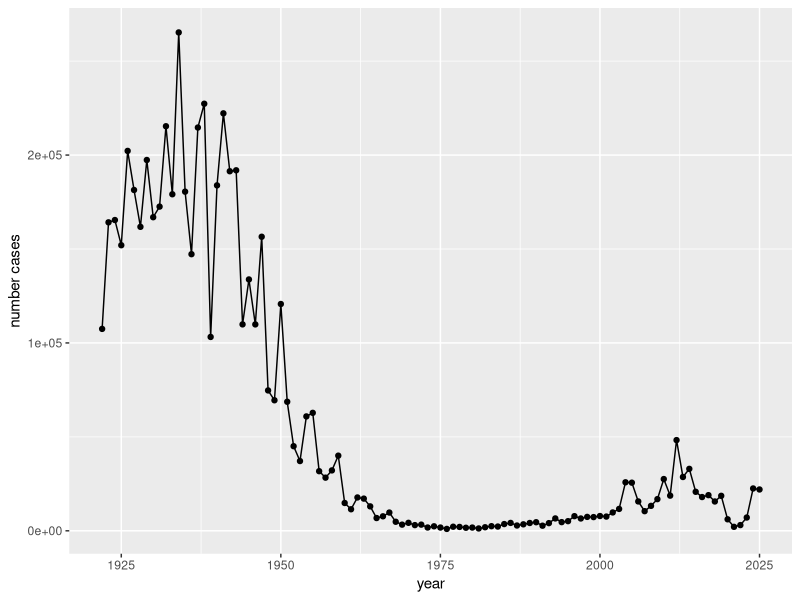
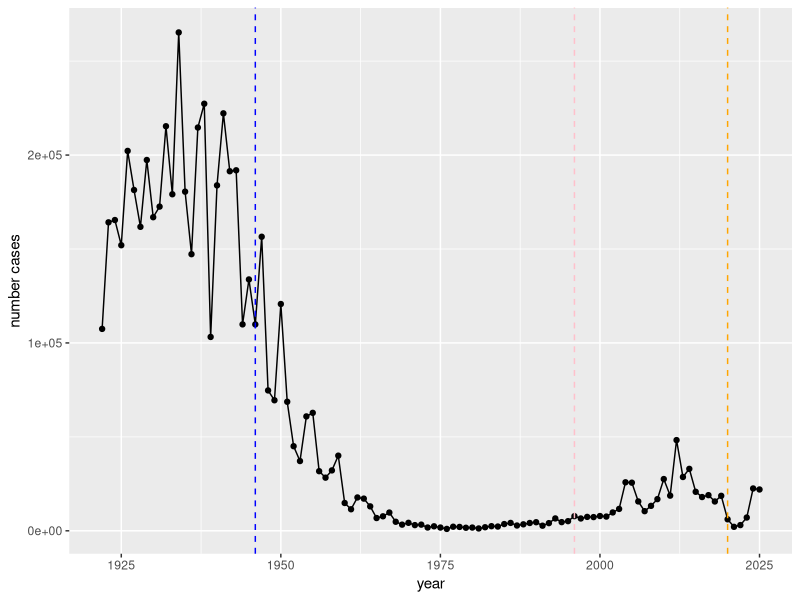

The R script that drew these images, in order: (Note: this script raises an error after producing the figures.)
## ---- chunk 1
cdc<- data.frame(
                                            Year = c(1922L,1923L,1924L,
                                                     1925L,1926L,1927L,1928L,
                                                     1929L,1930L,1931L,1932L,
                                                     1933L,1934L,1935L,1936L,
                                                     1937L,1938L,1939L,1940L,
                                                     1941L,1942L,1943L,1944L,
                                                     1945L,1946L,1947L,1948L,
                                                     1949L,1950L,1951L,
                                                     1952L,1953L,1954L,1955L,
                                                     1956L,1957L,1958L,1959L,
                                                     1960L,1961L,1962L,1963L,
                                                     1964L,1965L,1966L,1967L,
                                                     1968L,1969L,1970L,1971L,
                                                     1972L,1973L,1974L,1975L,
                                                     1976L,1977L,1978L,
                                                     1979L,1980L,1981L,1982L,
                                                     1983L,1984L,1985L,1986L,
                                                     1987L,1988L,1989L,1990L,
                                                     1991L,1992L,1993L,1994L,
                                                     1995L,1996L,1997L,1998L,
                                                     1999L,2000L,2001L,2002L,
                                                     2003L,2004L,2005L,
                                                     2006L,2007L,2008L,2009L,
                                                     2010L,2011L,2012L,2013L,
                                                     2014L,2015L,2016L,2017L,
                                                     2018L,2019L,2020L,2021L,
                                                     2022L,2023L, 2024L, 2025L),
                    No..Reported.Pertussis.Cases = c(107473,164191,165418,
                                                     152003,202210,181411,
                                                     161799,197371,166914,172559,
                                                     215343,179135,265269,
                                                     180518,147237,214652,
                                                     227319,103188,183866,222202,
                                                     191383,191890,109873,
                                                     133792,109860,156517,74715,
                                                     69479,120718,68687,
                                                     45030,37129,60886,62786,
                                                     31732,28295,32148,40005,
                                                     14809,11468,17749,17135,
                                                     13005,6799,7717,9718,
                                                     4810,3285,4249,3036,3287,
                                                     1759,2402,1738,1010,
                                                     2177,2063,1623,1730,1248,
                                                     1895,2463,2276,3589,
                                                     4195,2823,3450,4157,4570,
                                                     2719,4083,6586,4617,
                                                     5137,7796,6564,7405,7298,
                                                     7867,7580,9771,11647,
                                                     25827,25616,15632,10454,
                                                     13278,16858,27550,18719,
                                                     48277,28639,32971,20762,
                                                     17972,18975,15609,18617,
                                                     6124,2116,3044,7063, 22538, 21996)
                  )
## ---- chunk 2
library(ggplot2)
ggplot(cdc) +
  aes(Year, No..Reported.Pertussis.Cases) +
  geom_point() +
  geom_line() +
  labs(x="year", y="number cases")

## ---- chunk 3
ggplot(cdc) +
  aes(Year, No..Reported.Pertussis.Cases) +
  geom_point() +
  geom_line() +
  geom_vline(xintercept= 1946, col= "blue", lty =2)+
  geom_vline(xintercept= 1996, col= "pink", lty =2)+
  geom_vline(xintercept= 2020, col= "orange", lty =2)+
  labs(x="year", y="number cases")
## ---- chunk 4
library(jsonlite)
subject <- read_json("https://www.cmi-pb.org/api/subject", simplifyVector = TRUE) 
head(subject, 3)

## ---- chunk 5
table(subject$infancy_vac)

## ---- chunk 6
table(subject$biological_sex)
## ---- chunk 7
table(subject$race,subject$biological_sex) 
## ---- chunk 8
specimen <- read_json("https://www.cmi-pb.org/api/v5_1/specimen", simplifyVector = TRUE) 
titer <- read_json("https://www.cmi-pb.org/api/v5_1/plasma_ab_titer", simplifyVector = TRUE) 
head(specimen)
## ---- chunk 9
library(dplyr)
meta <- inner_join(subject, specimen)
dim(meta)
head(meta)
## ---- chunk 10
abdata <- inner_join(titer, meta)
dim(abdata)
## ---- chunk 11
table(abdata$isotype)
## ---- chunk 12
table(abdata$antigen)
## ---- chunk 13
table(abdata$dataset)
## ---- chunk 14
igg <- abdata %>% filter(isotype == "IgG")
head(igg)
## ---- chunk 15
ggplot(igg) +
  aes(MFI_normalised, antigen) +
  geom_boxplot() + 
    xlim(0,75) +
  facet_wrap(vars(visit), nrow=2)


## ---- chunk 16
igg %>% filter(visit != 8) %>%
ggplot() +
  aes(MFI_normalised, antigen, col=infancy_vac ) +
  geom_boxplot(show.legend = FALSE) + 
  xlim(0,75) +
  facet_wrap(vars(infancy_vac, visit), nrow=2)
## ---- chunk 17
ggplot(igg) +
  aes(MFI_normalised, antigen, col=infancy_vac ) +
  geom_boxplot(show.legend = FALSE) + 
  facet_wrap(vars(visit), nrow=2) +
  xlim(0,75) +
  theme_bw()
## ---- chunk 18
pt.igg.21<- igg |> filter (antigen == "PT",
                           dataset == "2021_dataset")

ggplot(pt.igg.21)+
  aes(planned_day_relative_to_boost, 
      MFI_normalised, 
      col=infancy_vac,
      group=subject_id)+
  geom_point()+
  geom_line()
## ---- chunk 19
pt.igg.21<- igg |> filter (antigen == "PT",
                           dataset == "2021_dataset")

ggplot(pt.igg.21)+
  aes(planned_day_relative_to_boost, 
      MFI_normalised, 
      col=infancy_vac,
      group=subject_id)+
  geom_point()+
  geom_line(alpha=.5)+
  geom_smooth(aes(group = infancy_vac))
